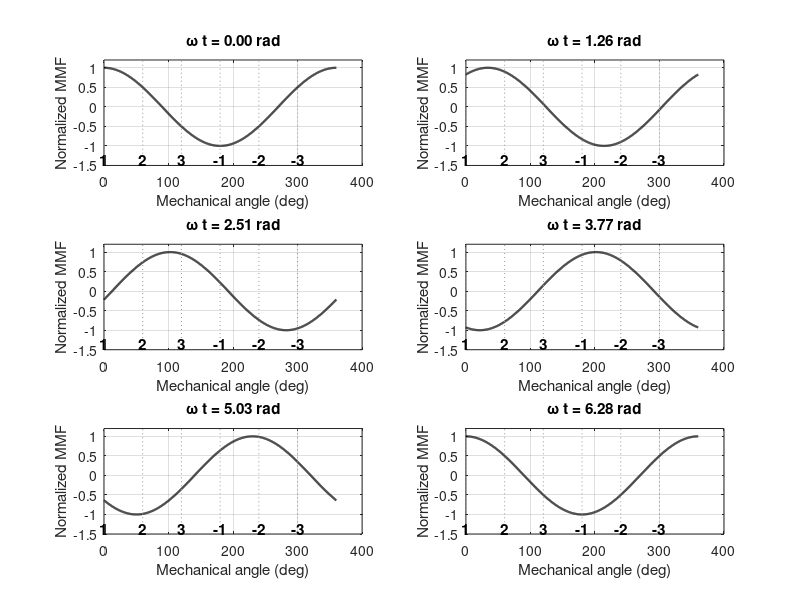

This figure's MATLAB source: (Note: this script raises an error after producing the figure.)
clc; clear; close all;

%% Machine parameters
Ns    = 6;              % Number of slots
pp    = 1;              % Pole pairs
theta = linspace(0,2*pi,1000);

%% Slot positions
slot_angle = (0:Ns-1)*2*pi/Ns;

% Phase sequence: 1 2 3 1 2 3
phase_seq = [1 2 3 -1 -2 -3];

%% Time instants
wt = linspace(0, 2*pi, 6);

figure('Color','w');

for k = 1:length(wt)
    t = wt(k);

    % Balanced phase currents
    ia = cos(t);
    ib = cos(t - 2*pi/3);
    ic = cos(t - 4*pi/3);

    F = zeros(size(theta));

    % MMF synthesis
    for s = 1:Ns
        ang = slot_angle(s);

        switch phase_seq(s)
            case 1, I = ia;
            case 2, I = ib;
            case 3, I = ic;
        end

        F = F + I*cos(pp*(theta - ang));
    end

    F = F / max(abs(F));

    subplot(3,2,k)
    plot(theta*180/pi, F, 'k','LineWidth',1.6)
    hold on
    grid on

    %% Slot markers and phase labels
    for s = 1:Ns
        x = slot_angle(s)*180/pi;
        plot([x x], [-1.2 1.2], ':','Color',[0.6 0.6 0.6])
        text(x, -1.35, num2str(phase_seq(s)), ...
             'HorizontalAlignment','center', ...
             'FontSize',11,'FontWeight','bold')
    end

    xlabel('Mechanical angle (deg)')
    ylabel('Normalized MMF')
    title(['\omega t = ', num2str(t,'%.2f'), ' rad'])
    ylim([-1.5 1.2])
end

sgtitle('Rotating Air-Gap MMF with Slot Phase Labels (1–2–3–1–2–3)')
